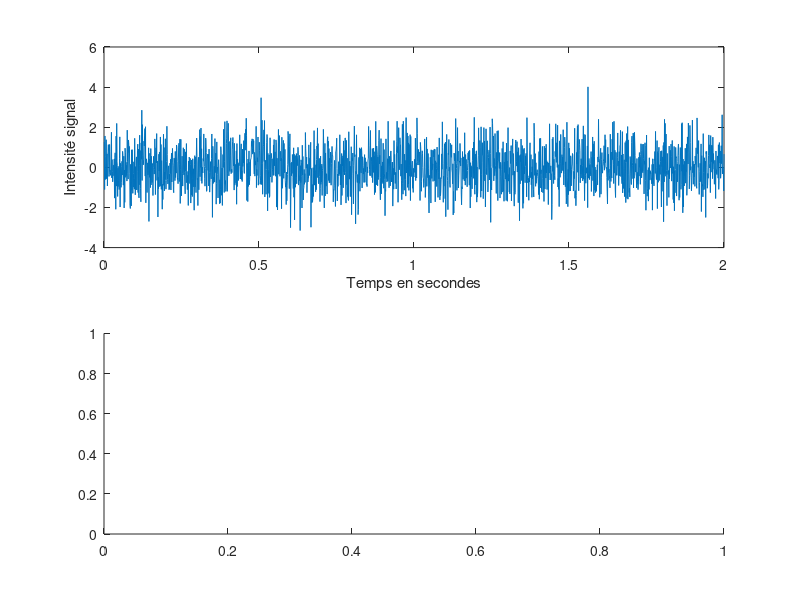

Here is the MATLAB script that generated this plot: (Note: this script raises an error after producing the figure.)
clc
clear all
warning('off', 'all');

M = 2001;

bb1 = randn(1, M);
bb2 = 9 * randn(1,M) + 7;

%% représentations fréquentielles

close all
% spectrogramme bb1
figure,
subplot(2,1,1);
plot(bb1);
xlabel('Temps en secondes');
ylabel('Intensité signal');
xlim([0;M]);
xticks([0,500,1000,1500,2000])
xticklabels({'0', '0.5', '1', '1.5', '2'});

subplot(2,1,2);
spectrogram(bb1, 64,0, 'yaxis');
xlabel('Temps en secondes');
ylabel('Frequences');
xlim([0;M]);
xticks([0,500,1000,1500,2000])
xticklabels({'0', '0.5', '1', '1.5', '2'});

% spectrogramme bb2
figure,
subplot(2,1,1);
plot(bb2);
xlim([0;M]);
xticks([0,500,1000,1500,2000])
xticklabels({'0', '0.5', '1', '1.5', '2'});

subplot(2,1,2);
spectrogram(bb2, 64,0, 'yaxis');
xlabel('Temps en secondes');
ylabel('Frequences');
xlim([0;M]);
xticks([0,500,1000,1500,2000])
xticklabels({'0', '0.5', '1', '1.5', '2'});

%% Etapes DFA

clc
clear all
warning('off', 'all');

M = 2001;
N = 64;
L = round(M / N);
bb1 = randn(1, M);
bb2 = 9 * randn(1,M) + 7;

profilY = ProfilY(bb1, M);

% calcul des coefficients qui fit la courbe
coefsX = CalculCoefsProfil(profilY, L, N);

% calcul du profil global
F = CalculF(bb1, M, N);

for l = 1:L
    for n = 1:N
        m = (l-1) * N + n;
        tempX = polyval(coefsX(l,:), m);
        newY(m, 1) = profilY(m) - tempX;
    end
end

%% calcul du profil global pour différents N

clc
clear all
warning('off', 'all');

M = 2001;
bb1 = randn(1, M);
bb2 = 9 * randn(1,M) + 7;

Ns = [13, 17, 21, 27, 35, 47, 59, 77, 99, 135, 189];
Fs = zeros(size(Ns)); % vecteurs des valeurs F à calculer en fonction de N
for i = 1:size(Ns,2)
   N = Ns(i);
   Fs(i) = CalculF(bb1, M, N);
end

% calcul du fit pour obtenir le coefficient de régularité alpha
logF = log(Fs);
logN = log(Ns);
coefsDroite = polyfit(logN, logF, 1);
alpha = coefsDroite(1);
fit = polyval(coefsDroite, logN);
display(alpha);

hold on
plot(logN, logF, 'o');
plot(logN, fit, 'r');
xlabel('log( N )');
ylabel('log( F(N) )');
hold off

%% représentation profil + fit

clc
clear all
warning('off', 'all');

M = 2001;
bb1 = randn(1, M);
bb2 = 9 * randn(1,M) + 7;
N = 189;
L = floor(M/N);

profilY = ProfilY(bb1, M);
coefs = CalculCoefsProfil(profilY, L, N);
fit = CalculFit(bb1, M, N, L);

figure,
subplot(3,1,1), plot(profilY), xlim([0,2001]);
subplot(3,1,2), plot(fit, 'r'), xlim([0,2001]);
subplot(3,1,3),
hold on
plot(profilY), xlim([0,2001]);
plot(fit, 'r');

for l = 1:L
    xline(l*N);
end

hold off

%% DFA statistiques sur la régularité 

clc
clear all
warning('off', 'all');

M = 2001;
alphasCentres = zeros(1,50);
alphasNonCentres = zeros(1,50);
w = waitbar(0, 'traitement des régularités');
for i = 1:50
    bbCentre = randn(1, M);
    bbNonCentre = 9 * randn(1,M) + 7;
    
    alphasCentres(i) = Regularite(bbCentre, 'DFA');
    alphasNonCentres(i) = Regularite(bbNonCentre,'DFA');
    
    waitbar(i/50);
end
close(w);

mu1 = mean(alphasCentres);
sd1 = std(alphasCentres);
mu2 = mean(alphasNonCentres);
sd2 = std(alphasNonCentres);

% figure avec moyennes et écarts types
errorbar([mu1, mu2], [sd1, sd2], 'or');
xlim([0, 3]);
xticks([1,2]);
xticklabels({'Bb centré', 'Bb non centré'});

%% DMA étape par étape

clc
clear all
warning('off', 'all');

M = 2001;
N = 64;
bb1 = randn(1, M);
filtre = ones(1, N) / N;

profil = ProfilY(bb1, M);
tendance = conv(profil, filtre, 'same');

subplot(3,1,1), plot(profil), xlim([0, 2001]);
subplot(3,1,2), plot(tendance, 'r'), xlim([0, 2001]);
subplot(3,1,3), xlim([0, 2001]);
hold on
plot(profil);
plot(tendance, 'r');
hold off


%% calcul régularité avec DMA

clc
clear all
warning('off', 'all');

M = 2001;
bb1 = randn(1, M);

[alpha1, beta1, logN1, logF1] = Regularite(bb1, 'DMA');
fit1 = polyval([alpha1, beta1], logN1);
[alpha2, beta2, logN2, logF2] = Regularite(bb1, 'DFA');
fit2 = polyval([alpha2, beta2], logN2);

hold on;
plot(logN1, logF1, 'o');
plot(logN1, fit1);
plot(logN2, logF2, 'o');
plot(logN2, fit2);
hold off

%% DMA statistiques

clc
clear all
warning('off', 'all');

M = 2001;
alphasCentres = zeros(1,50);
alphasNonCentres = zeros(1,50);
w = waitbar(0, 'traitement des régularités');
for i = 1:50
    bbCentre = randn(1, M);
    bbNonCentre = 9 * randn(1,M) + 7;
    
    alphasCentres(i) = Regularite(bbCentre, 'DMA');
    alphasNonCentres(i) = Regularite(bbNonCentre,'DMA');
    
    waitbar(i/50);
end
close(w);

mu1 = mean(alphasCentres);
sd1 = std(alphasCentres);
mu2 = mean(alphasNonCentres);
sd2 = std(alphasNonCentres);

% figure avec moyennes et écarts types
errorbar([mu1, mu2], [sd1, sd2], 'or');
xlim([0, 3]);
xticks([1,2]);
xticklabels({'Bb centré', 'Bb non centré'});


%% statistiques DFA/DMA

clc
clear all
warning('off', 'all');

M = 2001;
alphasDFA = zeros(1,50);
alphasDMA = zeros(1,50);
w = waitbar(0, 'traitement des régularités');
for i = 1:100
    bbCentre = randn(1, M);
    
    alphasDFA(i) = Regularite(bbCentre, 'DFA');
    alphasDMA(i) = Regularite(bbCentre,'DMA');
    
    waitbar(i/50);
end
close(w);

mu1 = mean(alphasDFA);
sd1 = std(alphasDFA);
mu2 = mean(alphasDMA);
sd2 = std(alphasDMA);

% figure avec moyennes et écarts types
errorbar([mu1, mu2], [sd1, sd2], 'or');
xlim([0, 3]);
xticks([1,2]);
xticklabels({'DFA', 'DMA'});

%% analyse signaux réels

clc
clear
close all

data = load('dataEEG2020.mat');

%création du dataframe
alpha = zeros(28, 1);
electrode = repmat(' ', 28,1);
method = repmat(' ', 28,1);
df = table(electrode, method, alpha);
% sujet = repmat(' ', 28,1);
% etat = repmat(' ', 28,1);
% df = table(sujet, electrode, etat, alpha);



% analyse avec DFA -------------------------------

nbElectrodes = 2;
nbPhases = size(data.dataEEG2020e7, 1);
nbSujets = size(data.dataEEG2020e7, 2);

% DFA electrode 1
alphaDFAe1 = zeros(1, nbPhases*nbSujets);
index = 1;
for p = 1:nbPhases
    for s = 1:nbSujets
        
        y = cell2mat(data.dataEEG2020e7(p,s))';
        alphaDFAe1(1, index) = Regularite(y, 'DFA');
        index = index +1;

    end
    
end

% DFA electrode 2
alphaDFAe2 = zeros(1, nbPhases*nbSujets);
index = 1;
for p = 1:nbPhases
    for s = 1:nbSujets
        
        % le signal est à transposer car on l'obtient en vecteur colonne
        y = cell2mat(data.dataEEG2020e8(p,s))'; 
        alphaDFAe2(1, index) = Regularite(y, 'DFA');
        index = index +1;

    end
    
end



% analyse avec DMA -------------------------------

nbElectrodes = 2;
nbPhases = size(data.dataEEG2020e7, 1);
nbSujets = size(data.dataEEG2020e7, 2);

% DFA electrode 1
alphaDMAe1 = zeros(1, nbPhases*nbSujets);
index = 1;
for p = 1:nbPhases
    for s = 1:nbSujets
        
        y = cell2mat(data.dataEEG2020e7(p,s))';
        alphaDMAe1(1, index) = Regularite(y, 'DMA');
        index = index +1;
        
    end
    
end

% DFA electrode 2
alphaDMAe2 = zeros(1, nbPhases*nbSujets);
index = 1;
for p = 1:nbPhases
    for s = 1:nbSujets
        
        % le signal est à transposer car on l'obtient en vecteur colonne
        y = cell2mat(data.dataEEG2020e8(p,s))'; 
        alphaDMAe2(1, index) = Regularite(y, 'DMA');
        index = index +1;
        
    end
    
end

% Figures -----------------------------------------------

% plot DFA
figure,
hold on
plot(alphaDFAe1);
plot(alphaDFAe2, 'r');
legend('e1', 'e2');
title('alpha obtenus par DFA');
hold off

% plot DMA
figure,
hold on
plot(alphaDMAe1);
plot(alphaDMAe2, 'r');
legend('e1', 'e2');
title('alpha obtenus par DMA');
hold off

% plot des stats 
moyennes = [mean(alphaDFAe1), mean(alphaDFAe2), mean(alphaDMAe1), mean(alphaDMAe2)];
sd = [std(alphaDFAe1), std(alphaDFAe2), std(alphaDMAe1), std(alphaDMAe2)];

figure,
errorbar(moyennes, sd, 'or');
xlim([0,5]);
xticks([1,2,3,4]);
xticklabels({'DFAe1', 'DFAe2','DMAe1','DMAe2'});










